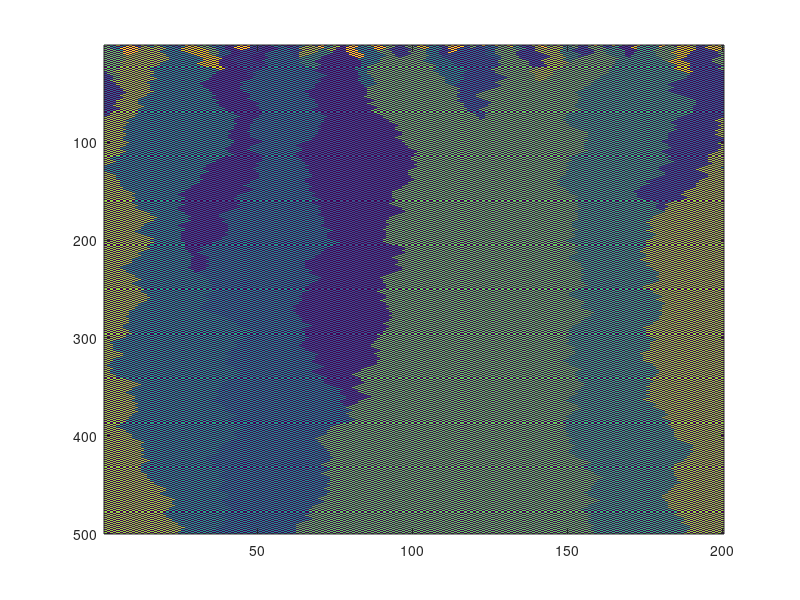

MATLAB code to generate this figure:
T = 500;
L = 100;
X = zeros(T,2*L);
N = 10; 

FitnessMatrix = zeros(N,N);
FitnessMatrix(:) = 0.5;


%intialising

for i = 1:L
    X(1,(2*i)-1) = randi(N);
end
   
for t = 1:T-1
    for j = 1:2*L
        % do it for the zeros too, no harm, avoids iritating cases
        
        if j == 1
            leftparent = X(t,2*L);
        else
            leftparent = X(t,j-1);
        end
         
        
        if j == 2*L
            rightparent = X(t,1);
        else 
            rightparent = X(t,j+1);
        end
        
        if leftparent ~= 0
            p = FitnessMatrix(leftparent,rightparent);
        end
        
        if(leftparent == rightparent)
            X(t+1,j) = leftparent;
        elseif rand <= p
            X(t+1,j) = leftparent;
        else
           X(t+1,j) = rightparent;
        end
    end
end


%INSERT HAX HERE
for i = 1:T
    for j = 1:2*L
        if X(i,j) ~= 0
            X(i,j) = X(i,j)+2;
            %for the stupid color spacing
            % shifting the numbers away from 0
        end
    end
end

%the imaging
imagesc(X);




            
            
        
        


